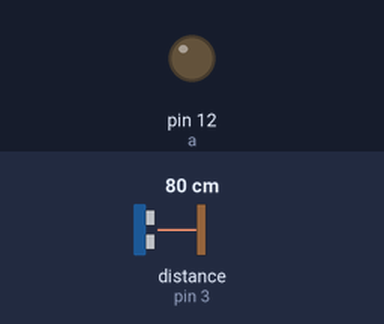
The sketch below on a simulated Arduino Uno, built with avr-gcc and run on an emulated ATmega328P. Parts: output pins drawn as LEDs (lit = HIGH). The inputs (shaded band) are chosen by the test bench; at power-on: distance to the obstacle (sensor on pin 3) 80 cm. The echo pulse lasts 58.3 µs per cm; pins used as bus, display or sensor lines are not drawn; what the sketch prints to the serial monitor is not drawn.

Above: at 1.5 s.
1.6 s: distance to the obstacle (sensor on pin 3) set to 53 cm
3.8 s: distance to the obstacle (sensor on pin 3) set to 44 cm
At 5.8 s:
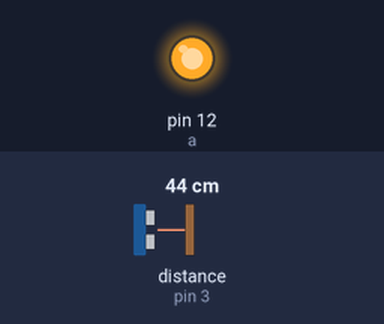
6.2 s: distance to the obstacle (sensor on pin 3) set to 60 cm
At 8.8 s:
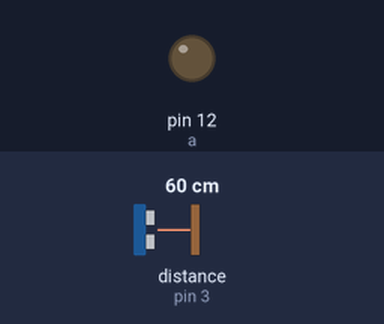
9.6 s: distance to the obstacle (sensor on pin 3) set to 2 cm
At 10.8 s:
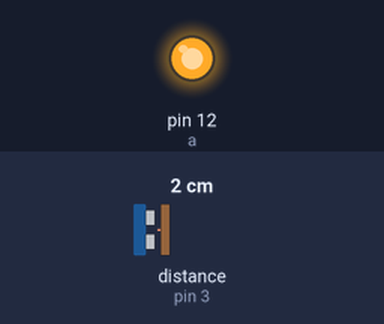
Timing chart, 0 to 12.6 s (numbered marks = the images above; inputs shaded):
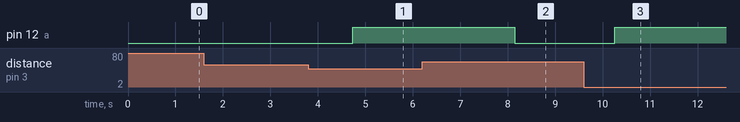

Measured:
- the behaviour switches between 50 and 49 cm on distance to the obstacle (sensor on pin 3) (found by bisection; images 0 and 1)
- after the input at 1.6 s, every drawn part: stays the same
- after the input at 3.8 s, pin 12 (a): LOW → HIGH after 0.94 s
- after the input at 6.2 s, pin 12 (a): HIGH → LOW after 1.9 s
- after the input at 9.6 s, pin 12 (a): LOW → HIGH after 0.66 s

The sketch:

door_alarm_system_with_ultrasonic_sensor_and_a_buzzer.ino
```cpp
int tiger=2;
int echo=3;
int a=12;
int Duration,Distance;
void setup()
{
  pinMode(tiger,OUTPUT);
  pinMode(echo,INPUT);
  Serial.begin(9600);
  pinMode(a,OUTPUT);
}
void loop()
{
  digitalWrite(tiger,HIGH);
  delayMicroseconds(1000);
  digitalWrite(tiger,LOW);
  Duration=pulseIn(echo,HIGH);
  Distance=(Duration/2)/29.1;
  Serial.print("cm=20");
  Serial.print(Distance);
  delay(500);
  if (Distance<50)
  {
   digitalWrite(a,HIGH);
   delay(1000);
    }
 else
 digitalWrite(a,LOW);
  delay(200);

}
```
